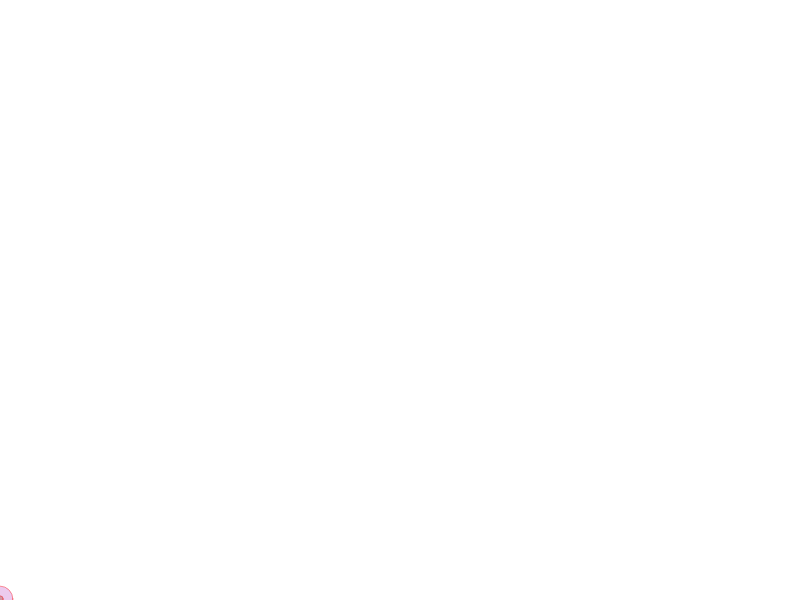
Frame 1 (no input)
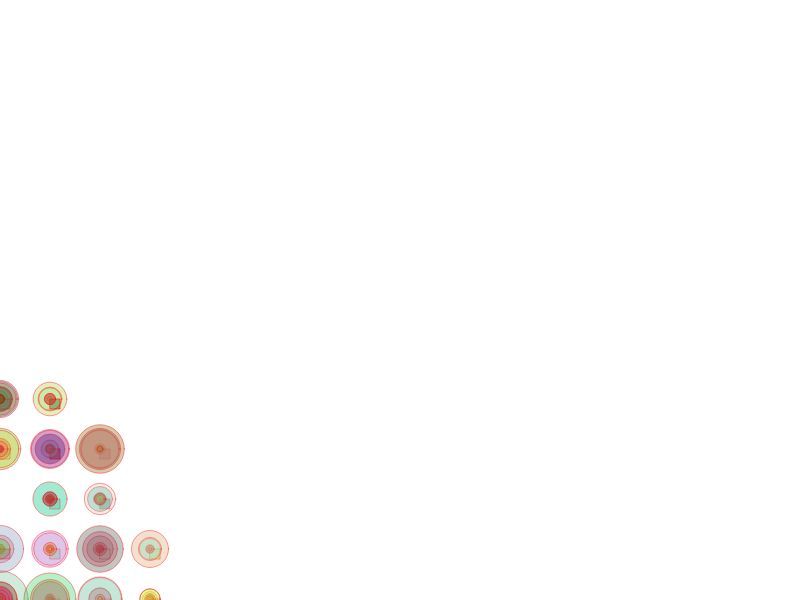
Frame 60 (no input)
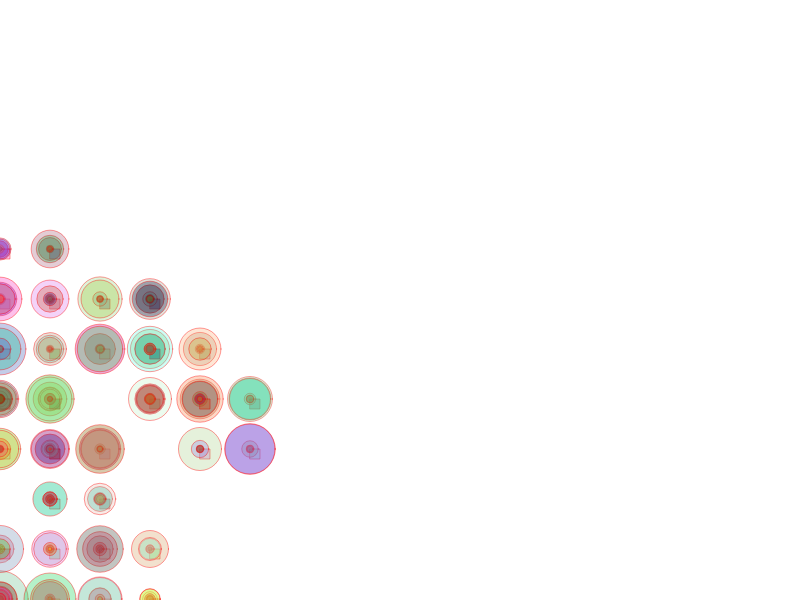
Frame 120 (the mouse pressed at the canvas centre since frame 60)

The p5.js sketch that drew these frames (run headless with seeded random() and noise() and a simulated clock; from frame 60 on, the mouse is pressed at the canvas centre):

// p5.js sketch
// ── sketch.js
// L-SYSTEMS:
// https://en.wikipedia.org/wiki/L-system
//
// this p5 sketch takes the turtle we created in the last
// project and *automates* the drawing based on a Lindenmayer
// (or L-) system.  L-systems are often used in procedural
// graphics to make natural, geometric, or interesting 'fractal-style'
// patterns.
//
// your tasks:
// (1) take a look at the L-system implemented here, and see if you 
// can expand upon it to do some automatic, cool, geometric drawing.
// use the turtle that you retooled from the previous sketch as the
// drawing engine.
// hint: google L-systems.  there are lots of them out there.
// another hint: you can use non-drawing symbols as symbolic 
// placeholders to create really complex patterns.

// TURTLE STUFF:
var x, y; // the current position of the turtle
var currentangle = 0; // which way the turtle is pointing
var step = 50; // how much the turtle moves with each 'F'
var angle = 90; // how much the turtle turns with a '-' or '+'

// LINDENMAYER STUFF (L-SYSTEMS)
var thestring = 'A'; // "axiom" or start of the string
var numloops = 5; // how many iterations of the L-system to pre-compute
var therules = []; // array for rules
therules[0] = ['A', '-BF+AFB+FA-']; // first rule
therules[1] = ['B', '+AF-BFA-FB+']; // second rule

var whereinstring = 0; // where in the L-system are we drawing right now?

// THIS RUNS WHEN WE HIT GO
function setup() {
  createCanvas(800, 600); // this is the size of the window
  background(255); // background to white
  stroke(255, 0, 0, 100); // draw in black

  // start the x and y position at lower-left corner
  x = 0;
  y = height - 1;

  // COMPUTE THE L-SYSTEM
  for (var i = 0; i < numloops; i++) {
    thestring = lindenmayer(thestring); // do the stuff to make the string
  }
  console.log(thestring); // comment this out if it's slowing you down

}

// DO THIS EVERY FRAME
function draw() {
  // give me some random color values:
  var r = random(0, 255);
  var g = random(0, 255);
  var b = random(0, 255);
  var a = random(50, 100);

  // pick a gaussian (D&D) distribution for the radius:
  var radius = 0;
  radius += random(0, 55);
  radius += random(0, 25);
  radius += random(0, 105);
  radius = radius / 3;

  // draw the stuff:
  fill(r, g, b, a); // interior fill color
  ellipse(x, y, radius, radius); // circle that chases the mouse

  // draw the current character in the string:
  drawIt(thestring.charAt(whereinstring));

  // increment the point for where we're reading the string.
  // wrap around at the end.
  whereinstring++;
  if (whereinstring > thestring.length - 1) whereinstring = 0;

}

// interpret an L-system
function lindenmayer(s) {
  var outputstring = ''; // start a blank output string

  // go through the string, doing rewriting as we go

  // iterate through 'therules' looking for symbol matches:
  for (var i = 0; i < s.length; i++) // every symbol in 's'
  {
    var ismatch = 0; // by default, no match
    for (var j = 0; j < therules.length; j++) // every rule in 'therules'
    {
      if (s.charAt(i) == therules[j][0]) // MATCH!
      {
        outputstring += therules[j][1]; // write substitution
        ismatch = 1; // we have a match, so don't copy over symbol
        break; // get outta this for() loop
      }
    }
    // if nothing matches in 'therules' array, just copy the symbol over.
    if (ismatch === 0) outputstring += s.charAt(i);
  }

  return (outputstring); // send out the modified string
}

// this is a custom function that draws turtle commands
function drawIt(k) {
  if (k == 'F') // draw forward
  {
    // polar to cartesian transformation based on step and currentangle:
    var x1 = x + step * cos(radians(currentangle));
    var y1 = y + step * sin(radians(currentangle));
    rect(x1, y1, 10, 10); // connect the old and the new
    // update the turtle's position:
    x = x1;
    y = y1;
  } else if (k == '+') {
    currentangle += angle; // turn left
  } else if (k == '-') {
    currentangle -= angle; // turn right   
  }

  // DRAW EVERYTHING:

  // give me some random color values:
  var r = random(128, 255);
  var g = random(0, 192);
  var b = random(0, 50);
  var a = random(50, 100);

  // pick a gaussian (D&D) distribution for the radius:
  var radius = 0;
  radius += random(0, 15);
  radius += random(0, 15);
  radius += random(0, 15);
  radius = radius / 3;

  // draw the stuff:
  fill(r, g, b, a); // interior fill color
  ellipse(x, y, radius, radius); // circle that chases the mouse

}
